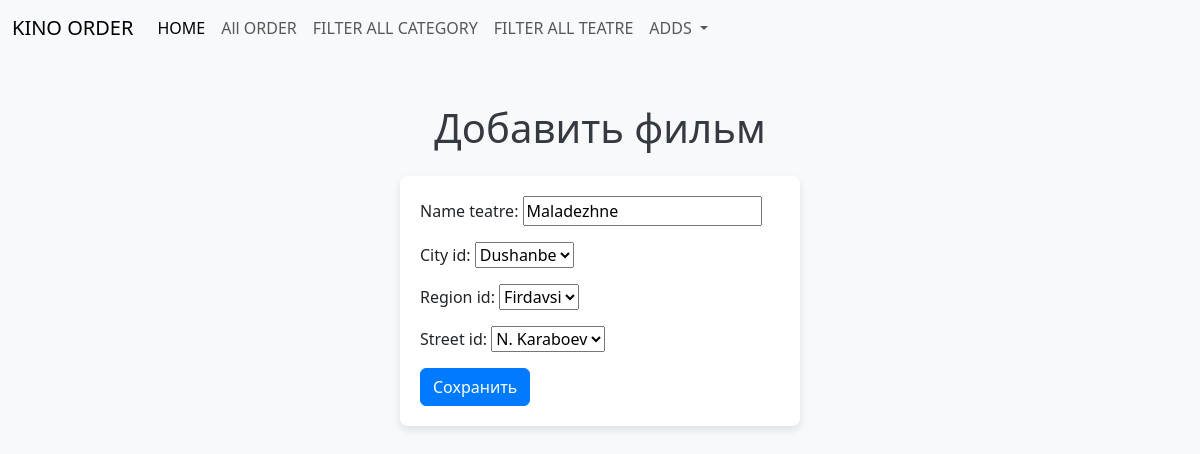
/updateteatre/1, run on the app's committed database.
### onlinefilms/models.py (models this page shows, shortened)
class Teatre(models.Model):
    name_teatre = models.CharField(max_length=50)
    city_id = models.ForeignKey(City, on_delete=models.CASCADE)
    region_id = models.ForeignKey(Region, on_delete=models.CASCADE)
    street_id = models.ForeignKey(Street,  on_delete=models.CASCADE)
    is_active = models.BooleanField(default=True)

### onlinefilms/views.py (the view)
# urls.py: path("updateteatre/<int:pk>", TeatreUpdateView.as_view(), name="updateteatre"),
class TeatreUpdateView(UpdateView):
    model = Teatre
    template_name = "updateteatre.html"
    fields = ("name_teatre", "city_id","region_id","street_id",)
    success_url = reverse_lazy('allteatre')

### onlinefilms/models.py (called while the page is built)
    def __str__(self):
        return self.city_name

    def __str__(self):
        return self.region_name

    def __str__(self):
        return self.street_name

### templates/updateteatre.html (shortened to what this page needs)
{% extends "base.html" %}
{% block content %}
<div class="container mt-5">
    <h1 class="text-center mb-4">Добавить фильм</h1>
    <form method="post" enctype="multipart/form-data" class="form-container">
        {{ form.as_p }}
        <button type="submit" class="btn btn-primary">Сохранить</button>
    </form>
</div>
{% endblock content %}

### templates/updateteatre.html (style rules this page uses)
body { background-color: #f8f9fa; }
.form-container { margin: auto; width: 400px; background-color: #ffffff; padding: 20px; border-radius: 8px; box-shadow: 0 4px 8px rgba(0, 0, 0, 0.1); }
h1 { color: #343a40; }
.btn-primary { background-color: #007bff; border-color: #007bff; }

### data on the page
Teatre: name_teatre "Maladezhne", city_id "Dushanbe", region_id "Firdavsi", street_id "N. Karaboev"
